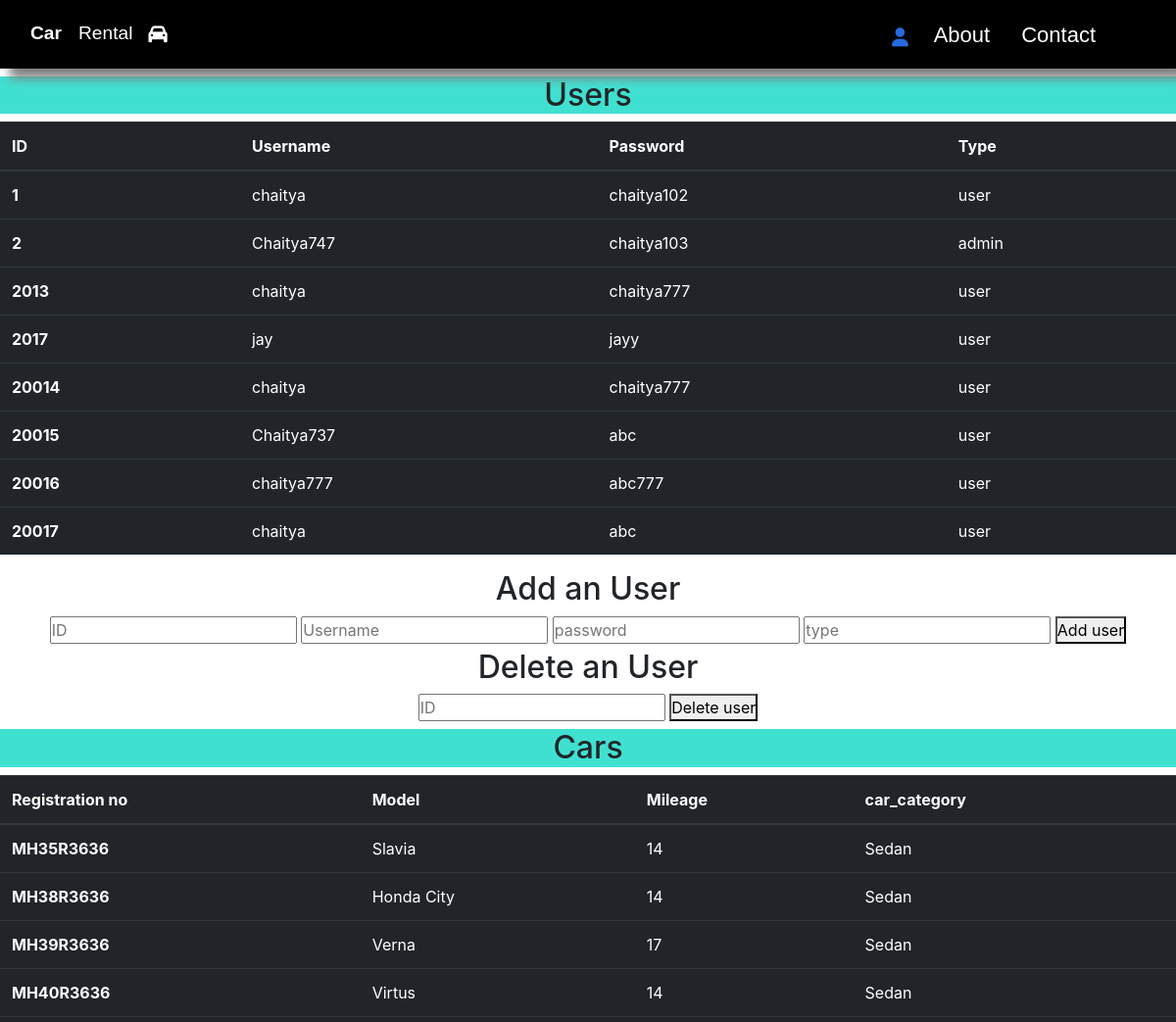
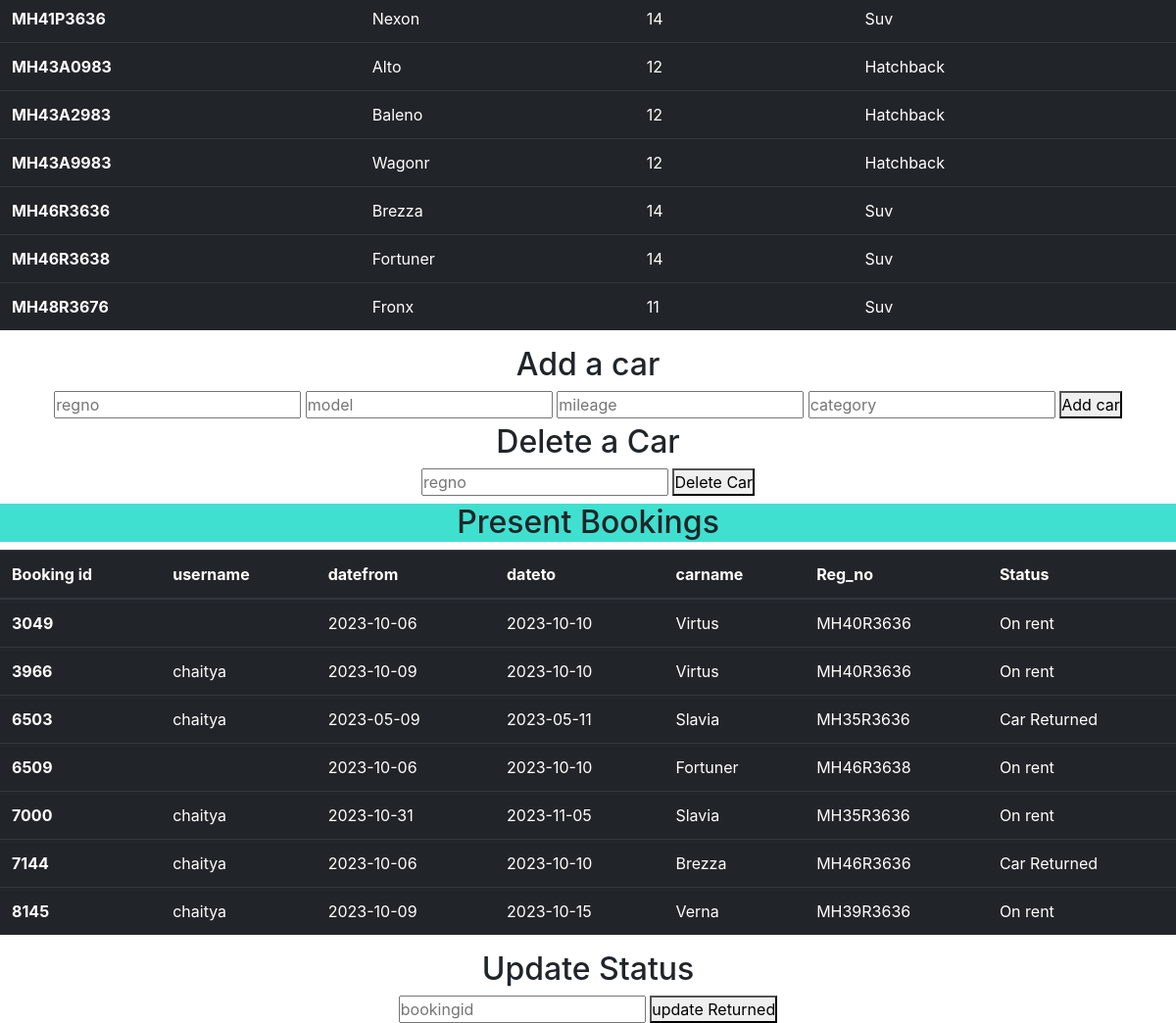
The app's page /adminpage.php with its own data (2 pictures, top to bottom).
### tables this page shows
CREATE TABLE `user` (
  `user_id` int(11) NOT NULL,
  `username` varchar(50) NOT NULL,
  `password` varchar(50) NOT NULL,
  `type` varchar(50) NOT NULL
);

CREATE TABLE `car_info` (
  `reg_no` varchar(50) NOT NULL,
  `model_name` varchar(50) NOT NULL,
  `mileage` int(11) NOT NULL,
  `car_category` varchar(50) NOT NULL,
  `Available_status` int(11) DEFAULT NULL
);

CREATE TABLE `booking` (
  `book_id` int(50) NOT NULL,
  `username` varchar(50) NOT NULL,
  `datefrom` date NOT NULL,
  `dateto` date NOT NULL,
  `carname` varchar(50) NOT NULL,
  `regno` varchar(50) NOT NULL,
  `carcategory` varchar(50) NOT NULL,
  `status` varchar(50) DEFAULT 'On rent'
);

### adminpage.php (the view, shortened to what this page needs)
<?php
include("connect.php");
?>
<!DOCTYPE html>
<html lang="en">
<head>
    <link rel="stylesheet" href="https://cdnjs.cloudflare.com/ajax/libs/font-awesome/6.4.0/css/all.min.css">
    <link rel="stylesheet" href="styles2.css">
    <link rel="stylesheet" href="https://cdn.jsdelivr.net/npm/bootstrap@4.1.3/dist/css/bootstrap.min.css">
</head>
<body>
<nav class="nav">
            <div class="br">
                <p id="p1">Car</p>
                <p>Rental </p>
                <i class="fa-solid fa-car logo" style="color: #ffffff;"></i>
            </div>
            <div class="navbar">
                <div class="user">
                <i class="fa-solid fa-user" style="color: #276add;"></i>
                </div>
                <a href="#ABOUT">About</a>
                <a href="">Contact</a>
            </div>
</nav>
<div class="heading"><h2 class="users">Users</h2></div>
<table class="table table-dark">
  <thead>
    <tr>
      <th scope="col">ID</th>
      <th scope="col">Username</th>
      <th scope="col">Password</th>
      <th scope="col">Type</th>
    </tr>
  </thead>
  <tbody>
  <?php
     $query2="SELECT * from `user`";
     $result=mysqli_query($con,$query2);
     while($row=mysqli_fetch_assoc($result))
    {
        echo
       " <tr>
        <th scope='row'>". $row['user_id'] ."</th>
        <td>". $row['username'] ."</td>
        <td>". $row['password'] ."</td>
        <td>". $row['type'] ."</td>
      </tr>";
    }
  ?>
  </tbody>
</table>
<h2 class="users">Add an User</h2>
<div class="add">
<form action="" method="POST">
    <input type="number" required="" placeholder="ID" name="id">
    <input type="text" required="" placeholder="Username" name="username">
    <input type="passwword" required="" placeholder="password" name="pass">
    <input type="text" required="" placeholder="type" name="type">
    <button type="submit" name="submit">Add user</button>
</form>
</div>
<h2 class="users">Delete an User</h2>
<div class="add">
<form action="" method="POST">
    <input type="number" required="" placeholder="ID" name="id">
    <button type="submit" name="submit1">Delete user</button>
</form>
</div>
<div class="heading"><h2 class="users">Cars</h2></div>
<table class="table table-dark">
  <thead>
    <tr>
      <th scope="col">Registration no</th>
      <th scope="col">Model</th>
      <th scope="col">Mileage</th>
      <th scope="col">car_category</th>
    </tr>
  </thead>
  <tbody>
  <?php
     $query23="SELECT * from `car_info`";
     $result22=mysqli_query($con,$query23);
     while($row4=mysqli_fetch_assoc($result22))
    {
        echo
       " <tr>
        <th scope='row'>". $row4['reg_no'] ."</th>
        <td>". $row4['model_name'] ."</td>
        <td>". $row4['mileage'] ."</td>
        <td>". $row4['car_category'] ."</td>
      </tr>";
    }
  ?>
 </tbody>
</table>
<h2 class="users">Add a car</h2>
<div class="add">
<form action="" method="POST">
    <input type="text" required="" placeholder="regno" name="regno">
    <input type="text" required="" placeholder="model" name="model">
    <input type="text" required="" placeholder="mileage" name="mileage">
    <input type="text" required="" placeholder="category" name="category">
    <button type="submit" name="submit3">Add car</button>
</form>
</div>
  <h2 class="users">Delete a Car</h2>
<div class="add">
<form action="" method="POST">
    <input type="text" required="" placeholder="regno" name="regno">
    <button type="submit" name="submit4">Delete Car</button>
</form>
</div>
<div class="heading"><h2 class="users">Present Bookings</h2></div>
<table class="table table-dark">
  <thead>
    <tr>
      <th scope="col">Booking id</th>
      <th scope="col">username</th>
      <th scope="col">datefrom</th>
      <th scope="col">dateto</th>
      <th scope="col">carname</th>
      <th scope="col">Reg_no</th>
      <th scope="col">Status</th>
    </tr>
  </thead>
  <tbody>
  <?php
     $query23="SELECT * from `booking`";
     $result27=mysqli_query($con,$query23);
     while($row44=mysqli_fetch_assoc($result27))
    {
        echo
       " <tr>
        <th scope='row'>". $row44['book_id'] ."</th>
        <td>". $row44['username'] ."</td>
        <td>". $row44['datefrom'] ."</td>
        <td>". $row44['dateto'] ."</td>
        <td>". $row44['carname'] ."</td>
        <td>". $row44['regno'] ."</td>
        <td>". $row44['status'] ."</td>
      </tr>";
    }
  ?>
</tbody>
</table>
<h2 class="users">Update Status</h2>
<div class="add">
<form action="" method="POST">
    <input type="text" required="" placeholder="bookingid" name="bookingid">
    <button type="submit" name="submit5">update Returned</button>
</form>
</div>
</body>

### styles2.css (style rules this page uses)
* { margin:0px; padding:0px; }
.nav { font-family: Verdana, sans-serif; margin:0px; padding:0px; display:flex; justify-content: space-between; background-color:black; position:sticky; height:70px; box-shadow: 10px 10px 10px gray; margin-bottom: 14px; }
.navbar { display:flex; justify-content:center; align-items: center; position: relative; right: 50px; }
.br { display: flex; justify-content:center; align-items: center; position:relative; font-size: 1.2rem; }
.br p { padding: 8px 16px; color: white; position: relative; top:7px; }
#p1 { margin-left:15px; font-weight: bold; padding-right: 1px; position: relative; top:7px; }
.navbar a { padding:8px 16px; font-size: 22px; text-decoration: none; color:white; }
.user { display: flex; justify-content: center; align-items: center; margin-left: 10px; font-size: larger; color: white; position: relative; top:3px; }
.users { text-align: center; margin-top: 5px; }
.add { display: flex; justify-content: center; align-items: center; }
.heading { background-color: turquoise; margin-top: 8px; }

### records on screen
user: user_id "1", username "chaitya", password "chaitya102", type "user"
user: user_id "2", username "Chaitya747", password "chaitya103", type "admin"
user: user_id "2013", username "chaitya", password "chaitya777", type "user"
user: user_id "2017", username "jay", password "jayy", type "user"
user: user_id "20014", username "chaitya", password "chaitya777", type "user"
user: user_id "20015", username "Chaitya737", password "abc", type "user"
user: user_id "20016", username "chaitya777", password "abc777", type "user"
user: user_id "20017", username "chaitya", password "abc", type "user"
car_info: reg_no "MH35R3636", model_name "Slavia", mileage "14", car_category "Sedan"
car_info: reg_no "MH38R3636", model_name "Honda City", mileage "14", car_category "Sedan"
car_info: reg_no "MH39R3636", model_name "Verna", mileage "17", car_category "Sedan"
car_info: reg_no "MH40R3636", model_name "Virtus", mileage "14", car_category "Sedan"
car_info: reg_no "MH41P3636", model_name "Nexon", mileage "14", car_category "Suv"
car_info: reg_no "MH43A0983", model_name "Alto", mileage "12", car_category "Hatchback"
car_info: reg_no "MH43A2983", model_name "Baleno", mileage "12", car_category "Hatchback"
car_info: reg_no "MH43A9983", model_name "Wagonr", mileage "12", car_category "Hatchback"
car_info: reg_no "MH46R3636", model_name "Brezza", mileage "14", car_category "Suv"
car_info: reg_no "MH46R3638", model_name "Fortuner", mileage "14", car_category "Suv"
car_info: reg_no "MH48R3676", model_name "Fronx", mileage "11", car_category "Suv"
booking: book "3049", datefrom "2023-10-06", dateto "2023-10-10", carname "Virtus", regno "MH40R3636", status "On rent"
booking: book "3966", username "chaitya", datefrom "2023-10-09", dateto "2023-10-10", carname "Virtus", regno "MH40R3636", status "On rent"
booking: book "6503", username "chaitya", datefrom "2023-05-09", dateto "2023-05-11", carname "Slavia", regno "MH35R3636", status "Car Returned"
booking: book "6509", datefrom "2023-10-06", dateto "2023-10-10", carname "Fortuner", regno "MH46R3638", status "On rent"
booking: book "7000", username "chaitya", datefrom "2023-10-31", dateto "2023-11-05", carname "Slavia", regno "MH35R3636", status "On rent"
booking: book "7144", username "chaitya", datefrom "2023-10-06", dateto "2023-10-10", carname "Brezza", regno "MH46R3636", status "Car Returned"
booking: book "8145", username "chaitya", datefrom "2023-10-09", dateto "2023-10-15", carname "Verna", regno "MH39R3636", status "On rent"
